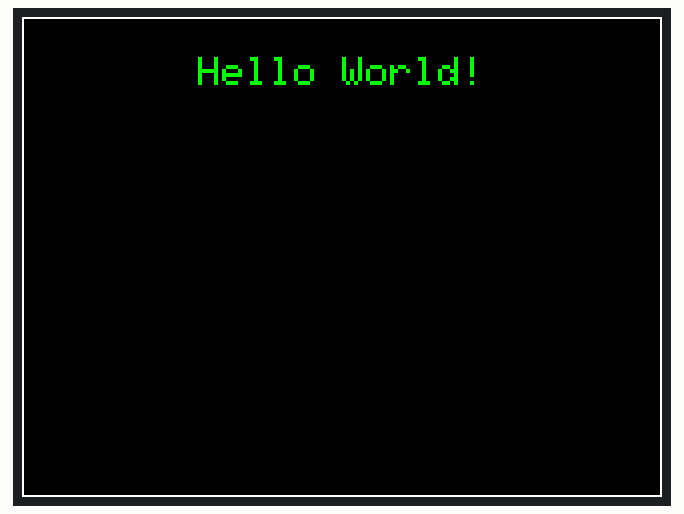
Bench run of a sketch on a simulated ESP32. Parts: 320×240 colour display.

Above: at 0.3 s.

The sketch:

ESP32-CYD-HelloWorld.ino
```cpp
// inclues do SPI e do display
#include <SPI.h>
#include <TFT_eSPI.h>

// Instancia o objeto tft para acesso ao display
TFT_eSPI tft = TFT_eSPI();

void setup() {
  Serial.begin(115200);

  // 2. Inicializa a Tela
  tft.init();
  tft.setRotation(1); // Horizontal
  tft.fillScreen(TFT_BLACK);

  // Exite a mensagem de Hello World
  tft.setTextColor(TFT_GREEN, TFT_BLACK);
  tft.setTextSize(2);
  tft.drawCentreString("Hello World!", 160, 20, 1);
  tft.drawRect(0, 0, 320, 240, TFT_WHITE);
}

void loop() {
  delay(100);
}
```
